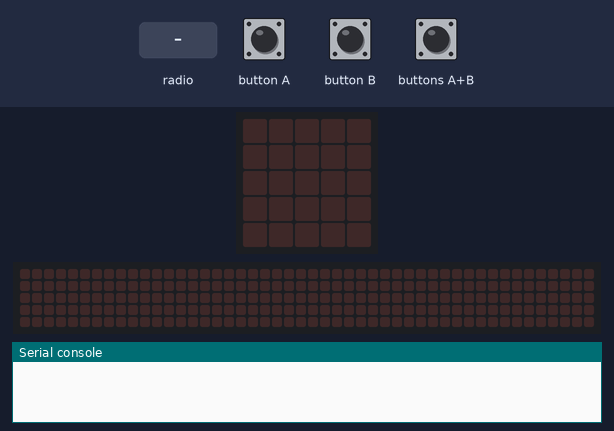
Bench run of a program on a simulated BBC micro:bit running MicroPython. Parts: the board's 5×5 LED display, a strip that is not on the board, showing the scrolling text unrolled, the last lines printed to the serial console. Inputs (shaded band) come from the test bench. No radio messages arrive unless stated (any console line starting 'radio sent:' is added by the test bench); the 48×5 strip is a reading aid, not a part: it shows the text the display is scrolling, unrolled, one strip-width of it at a time.

Above: at 5.0 s.
5.1 s: buttons A+B pressed for 0.15 s
6.7 s: radio message "1" arrives
At 6.8 s:
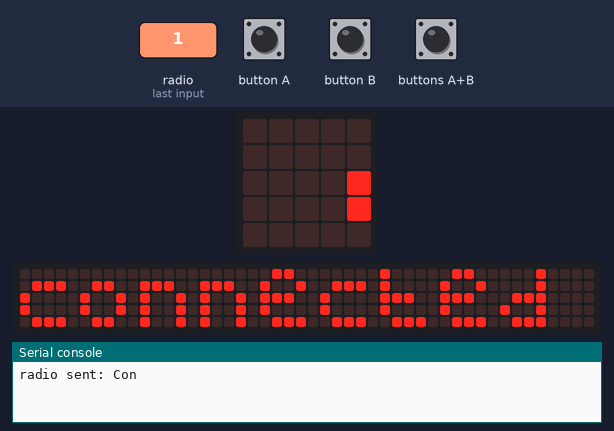
At 7.2 s:
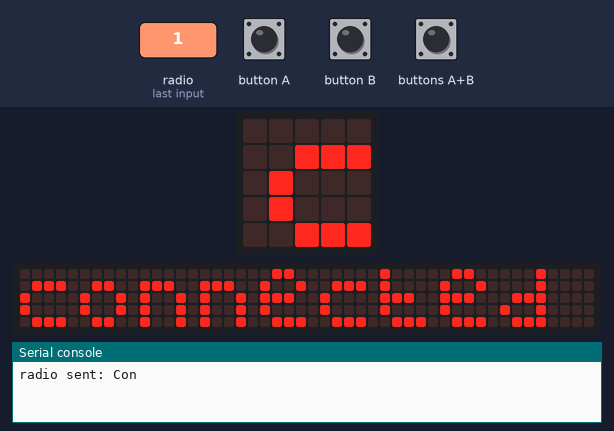
Timing chart, 0 to 9.7 s (numbered marks = the images above; inputs shaded):
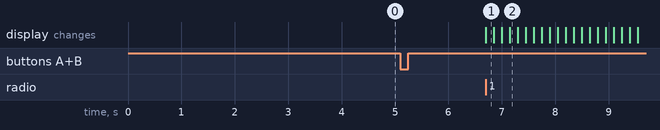

Measured:
- after the input at 6.7 s, the display: changes at once (image 1)

The program:

player.py
```python
from microbit import *
import radio

isConnected = 0
Player = -1
radio.config(group=10)
radio.on()
while not (isConnected):
    if button_a.is_pressed() and button_b.is_pressed():
        radio.send("Con")
        message = radio.receive()
        while not message:
            message = radio.receive()
        while True:
            now = radio.receive()
            # display.scroll(str(message))
            if now:
                message = now
            else:
                break
        message = str(message)
        # display.scroll(message)
        if message.isdigit():
            display.scroll("connected")
            Player = int(message)
            isConnected = 1
        break

Game = 1

while True:
    if isConnected and Game:
        gesture = accelerometer.current_gesture()
        if gesture in ["face down", "down"]:
            radio.send("" + str(Player) + " Low")
        elif gesture == "freefall":
            radio.send("" + str(Player) + " Jump")
        elif gesture == "left":
            radio.send(str(Player)+" Acc")
        elif gesture == "right":
            radio.send(str(Player)+" StopAcc")
        else:
            radio.send(str(Player)+" Release")
        sleep(10)
```
